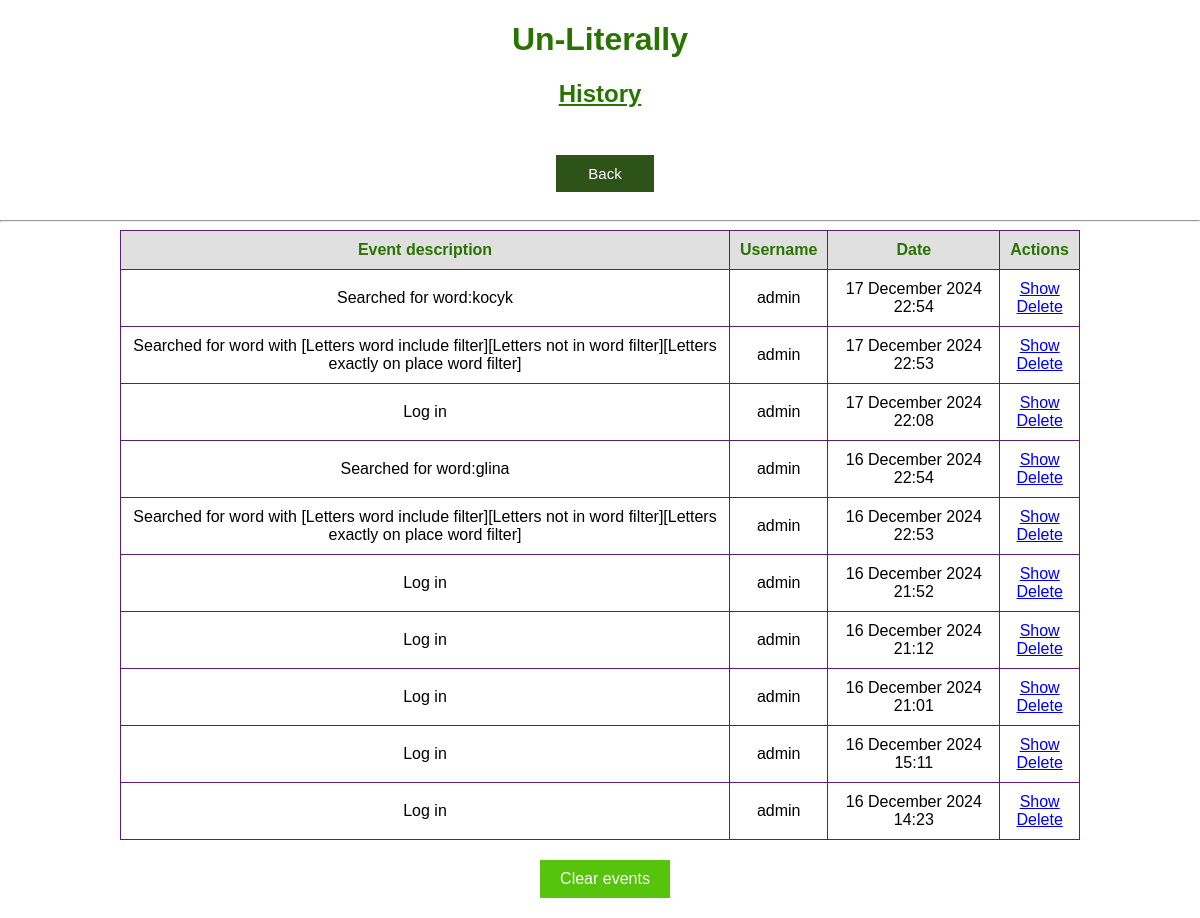
/history (signed in), run on an earlier commit of the app's database.
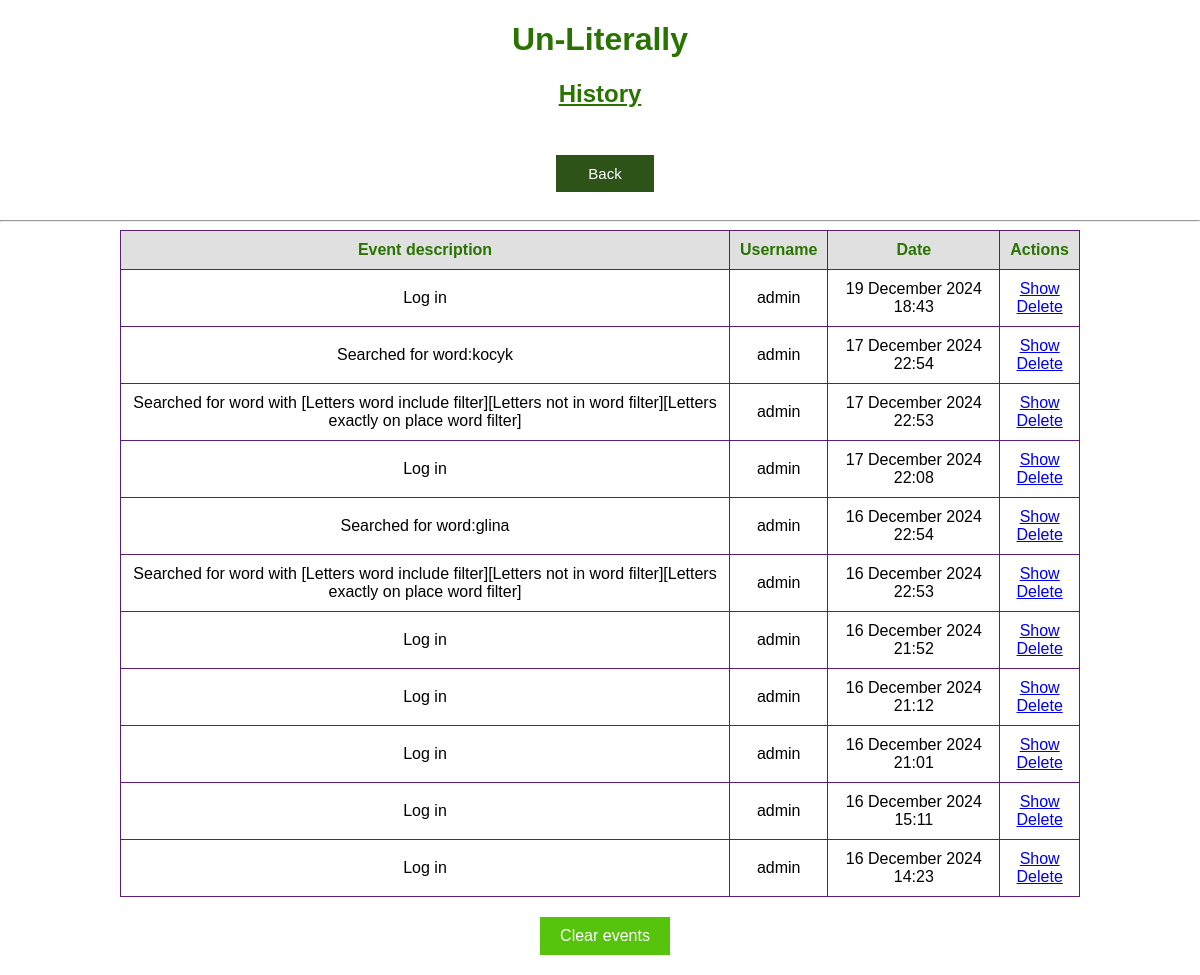
And on a later commit of the database.
### app.py (models this page shows)
class History(db.Model):
    id = db.Column(db.Integer, primary_key=True)
    date = db.Column(db.DateTime, default=datetime.utcnow)
    action = db.Column(db.String(5000), nullable=False)
    user = db.Column(db.String(50), nullable=False)

### app.py (the view)
@app.route('/history', methods=['GET'])
@login_required
def history():
    events = History.query.order_by(History.date.desc()).all()
    return render_template('history.html', events=events)

### app.py (called while the page is built)
@login_manager.user_loader
def load_user(user_id):
    return User.query.get(user_id)

### templates/history.html (shortened to what this page needs)
{% extends 'base.html' %}
{% block body %}
<div class="name">
    <h1 style="text-align: center; color: #297400; font-family: Arial; font-weight: bold;">Un-Literally</h1>
    <h2 style="text-align: center; color: #297400; text-decoration: underline; font-family: Arial; font-weight: bold;">History</h2>
</div>
<div>
    <div class="container_column">
        <button class="back_button" onclick="window.location='/menu'" style="margin-left: 10px;">Back</button>
    </div>
    <hr>
    <div class="container_row">
        {% if events|length < 1 %}
            <h4 style="text-align: center;">There is no history saved</h4>
        {% else %}
            <table>
                <tr>
                    <th>Event description</th>
                    <th>Username</th>
                    <th>Date</th>
                    <th>Actions</th>
                </tr>
                {% for event in events %}
                    <tr>
                        <td>{% if event.action|length > 150 %}
                            {{ event.action[:150] + ' ...' }}
                        {% else %}
                            {{ event.action }}
                        {% endif %}
                        </td>
                        <td>{{ event.user }}</td>
                        <td>{{ event.date.strftime("%d %B %Y %H:%M") }}</td>
                        <td>
                            <a href="/show/event_{{event.id}}">Show</a>
                            <br>
                            <a href="/delete/event_{{event.id}}">Delete</a>
                        </td>
                    </tr>
                {% endfor %}
            </table>
        {% endif %}
    </div>
</div>
<div class="container_column">
    <button class="accept_button" onclick="window.location='/delete/events'" style="margin-left: 10px;">Clear events</button>
</div>
{% endblock %}

### templates/base.html (shortened to what this page needs)
<!DOCTYPE html>
<html lang="en">
    <head>
        <link rel="stylesheet" href="{{ url_for('static', filename='css/main.css') }}">
    </head>
    <body>
        {% block body %}{% endblock %}
    </body>
</html>

### static/css/main.css (style rules this page uses)
body, html { margin: 0; font-family: sans-serif; background-color: #FFFFFF; }
.name { margin: 0 auto; width: 400px; }
table { border-collapse: collapse; width: 80%; margin: auto; border: 1px solid #5d1c75; }
th, td { padding: 10px; text-align: center; border: 1px solid #5d1c75; }
th { background-color: #e0e0e0; color: #297400; }
.back_button { background-color: #2d5319; border: none; color: white; padding: 10px 32px; text-align: center; text-decoration: none; display: inline-block; font-size: 15px; margin: 7px 0px 0px 0px; cursor: pointer; }
.container_column { display: flex; flex-direction: column; align-items: center; padding: 20px; margin: auto; max-width: 1000px; width: 90%; box-sizing: border-box; }
.container_row { display: flex; justify-content: center; align-items: center; width: 100%; margin: auto; }
button { padding: 10px 20px; font-size: 16px; border: none; cursor: pointer; transition: background-color 0.3s; }
button, input[type="submit"] { padding: 15px 40px; font-size: 18px; border: none; cursor: pointer; transition: background-color 0.3s; }
.accept_button, .back_button_v2 { padding: 10px 20px; font-size: 16px; border: none; cursor: pointer; transition: background-color 0.3s; }
.accept_button { background-color: #56c30d; color: white; }

What changed in the data, as far as the page shows it:
added History: action "Log in", user "admin", date "19 December 2024 18:43"
